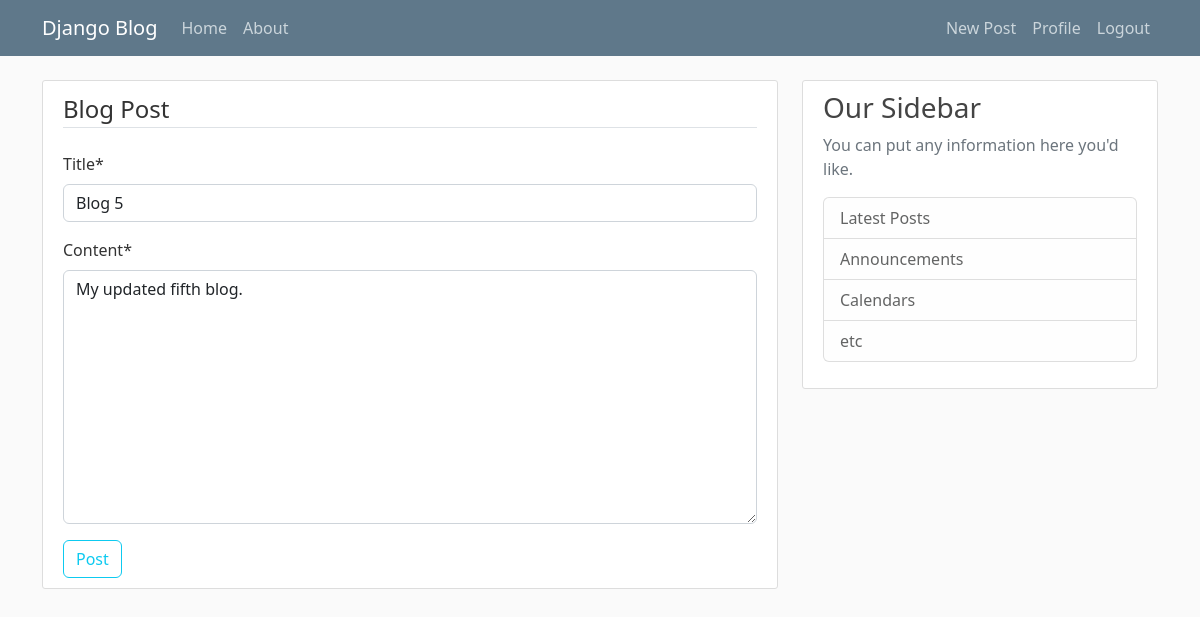
The page /post/4/update/ (signed in) on the database as committed earlier.
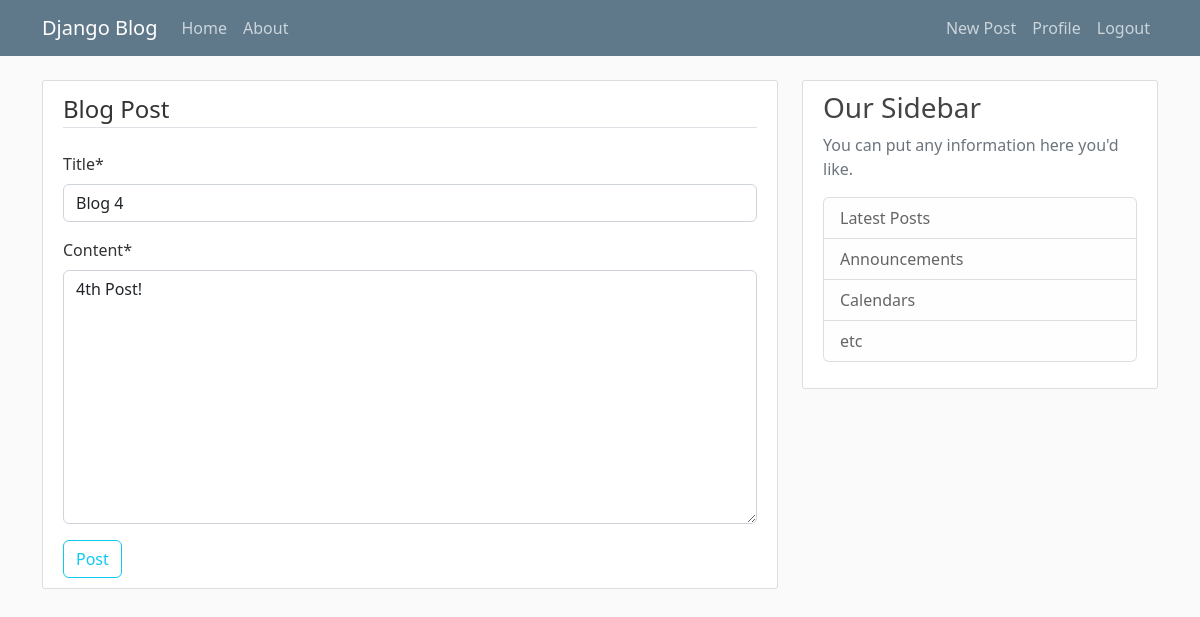
The same page on the database as committed later.
### blog/models.py (models this page shows, shortened)
class Post(models.Model):
    title = models.CharField(max_length=100)
    content = models.TextField()
    date_posted = models.DateTimeField(default=timezone.now)
    author = models.ForeignKey(User, on_delete=models.CASCADE)

### blog/views.py (the view, shortened to what this page needs)
# urls.py: path('post/<int:pk>/update/', PostUpdateView.as_view(), name='update-post'),
class PostUpdateView(LoginRequiredMixin, UserPassesTestMixin, UpdateView):
    model = Post
    fields = ['title', 'content']
    def test_func(self):
        post = self.get_object()
        if self.request.user == post.author:
            return True
        return False

### blog/templates/blog/post_form.html (shortened to what this page needs)
{% extends "blog/base.html" %}
{% load crispy_forms_tags %}
{% block content %}
    <div class="content-section">
        <form action="" method="POST">
            <fieldset class="form-group">
                <legend class="border-bottom mb-4">Blog Post</legend>
                {{ form|crispy }}
            </fieldset>
            <div class="form-group">
                <button class="btn btn-outline-info" type="submit">Post</button>
            </div>
        </form>
    </div>
{% endblock content %}

Rows that differ between the two databases and show on the page:
changed Post: title "Blog 5" → "Blog 4"; content "My updated fifth blog." → "4th Post!"
